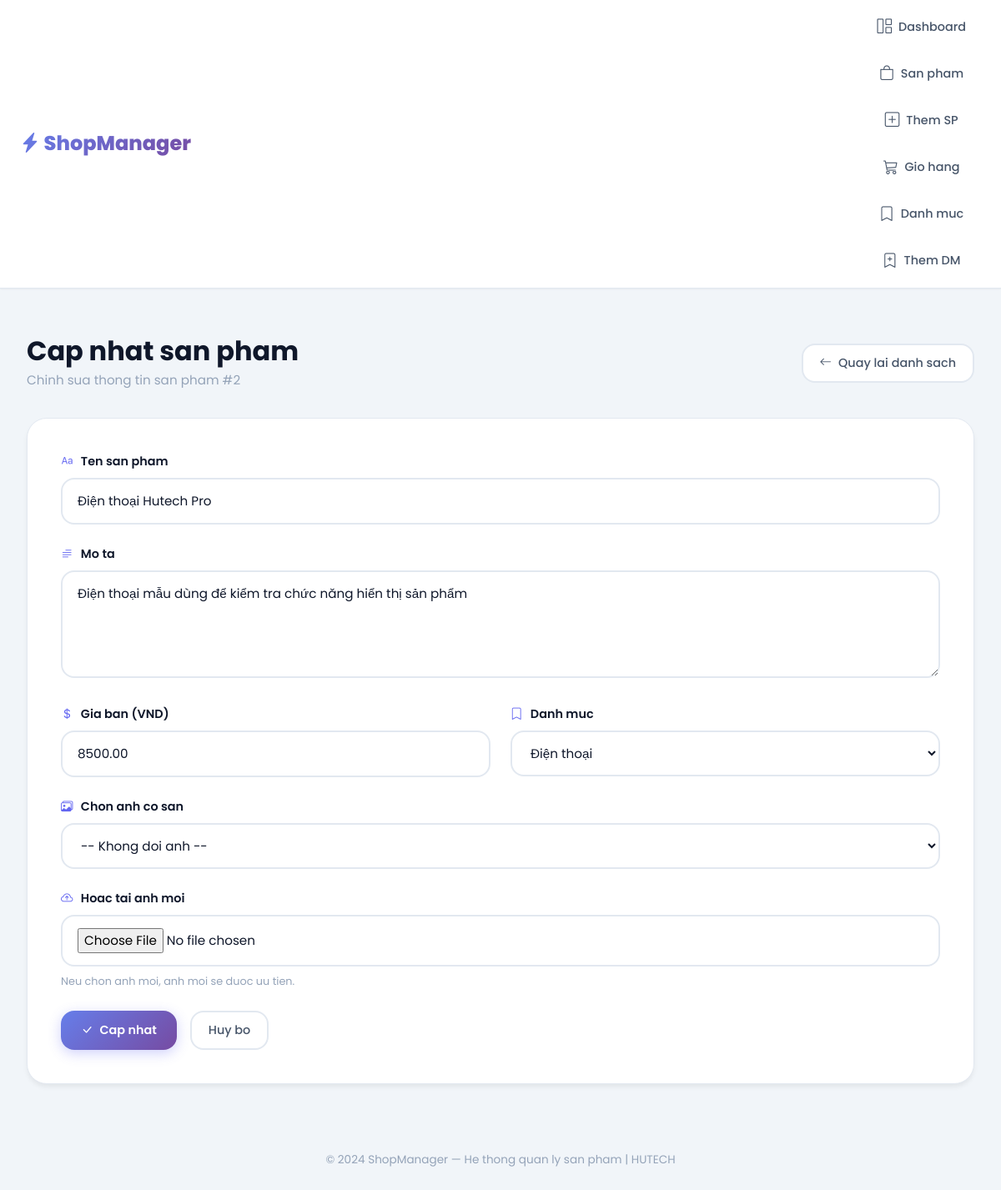
/Product/edit/2, run on the app's committed database.
### tables this page shows
CREATE TABLE product (
    id INT AUTO_INCREMENT PRIMARY KEY,
    name VARCHAR(100) NOT NULL,
    description TEXT,
    price DECIMAL(10,2) NOT NULL,
    image VARCHAR(255) DEFAULT NULL,
    category_id INT,
    FOREIGN KEY (category_id) REFERENCES category(id) ON DELETE CASCADE
);

CREATE TABLE category (
    id INT AUTO_INCREMENT PRIMARY KEY,
    name VARCHAR(100) NOT NULL,
    description TEXT
);

### index.php (called while the page is built, shortened)
<?php
function url($path = '')
{
    return BASE_URL . '/' . ltrim($path, '/');
}
$url = $_GET['url'] ?? '';
$url = rtrim($url, '/');
$url = filter_var($url, FILTER_SANITIZE_URL);
$url = explode('/', $url);
$action = isset($url[1]) && $url[1] != ''
    ? $url[1]
    : 'index';
$controller = new $controllerName();
call_user_func_array([$controller, $action], array_slice($url, 2));

### app/config/database.php (called while the page is built, shortened)
<?php
class Database
{
    private $host = "localhost";
    private $db_name = "my_store";
    private $username = "root";
    private $password = "";
    public function getConnection()
    {
        $this->conn = null;
        try {
            $this->conn = new PDO(
                "mysql:host=" . $this->host . ";dbname=" . $this->db_name,
                $this->username,
                $this->password
            );
            $this->conn->exec("set names utf8");
            $this->conn->setAttribute(PDO::ATTR_ERRMODE, PDO::ERRMODE_EXCEPTION);
        } catch (PDOException $exception) {
            echo "Connection error: " . $exception->getMessage();
        }
        return $this->conn;
    }
}

### app/models/ProductModel.php (called while the page is built, shortened)
<?php
class ProductModel
{
    private $conn;
    private $table_name = "product";
    public function __construct($db)
    {
        $this->conn = $db;
    }
    public function getProductById($id)
    {
        $query = "SELECT p.*, c.name AS category_name
                  FROM " . $this->table_name . " p
                  LEFT JOIN category c ON p.category_id = c.id
                  WHERE p.id = :id";
        $stmt = $this->conn->prepare($query);
        $stmt->bindParam(':id', $id);
        $stmt->execute();
        return $stmt->fetch(PDO::FETCH_OBJ);
    }
}

### app/models/CategoryModel.php (called while the page is built, shortened)
<?php
class CategoryModel
{
    private $conn;
    private $table_name = "category";
    public function __construct($db)
    {
        $this->conn = $db;
    }
    public function getCategories()
    {
        $query = "SELECT id, name, description FROM " . $this->table_name . " ORDER BY id DESC";
        $stmt = $this->conn->prepare($query);
        $stmt->execute();
        return $stmt->fetchAll(PDO::FETCH_OBJ);
    }
}

### app/views/product/edit.php (the view, shortened to what this page needs)
<?php include 'app/views/shares/header.php'; ?>
<div class="page-header d-flex flex-wrap justify-content-between align-items-center gap-3">
    <div>
        <h1>Cap nhat san pham</h1>
        <p>Chinh sua thong tin san pham #<?php echo $product->id; ?></p>
    </div>
    <a href="<?php echo url('Product'); ?>" class="btn-secondary-custom">
        <i class="bi bi-arrow-left"></i> Quay lai danh sach
    </a>
</div>
<div class="form-modern">
    <form method="POST" action="<?php echo url('Product/update'); ?>" enctype="multipart/form-data">
        <div class="form-group-modern">
            <label><i class="bi bi-type"></i> Ten san pham</label>
            <input type="text" class="form-input" name="name"
                   value="<?php echo htmlspecialchars($product->name, ENT_QUOTES, 'UTF-8'); ?>" required>
        </div>
        <div class="form-group-modern">
            <label><i class="bi bi-text-paragraph"></i> Mo ta</label>
            <textarea class="form-input" name="description" rows="4"
                      required><?php echo htmlspecialchars($product->description, ENT_QUOTES, 'UTF-8'); ?></textarea>
        </div>
        <div class="form-row">
            <div class="form-group-modern">
                <label><i class="bi bi-currency-dollar"></i> Gia ban (VND)</label>
                <input type="number" class="form-input" name="price" step="0.01"
                       value="<?php echo htmlspecialchars($product->price, ENT_QUOTES, 'UTF-8'); ?>" required>
            </div>
            <div class="form-group-modern">
                <label><i class="bi bi-bookmark"></i> Danh muc</label>
                <select class="form-input" name="category_id" required>
                    <?php foreach ($categories as $category) : ?>
                        <option value="<?php echo $category->id; ?>"
                            <?php echo ($category->id == $product->category_id) ? 'selected' : ''; ?>>
                            <?php echo htmlspecialchars($category->name, ENT_QUOTES, 'UTF-8'); ?>
                        </option>
                    <?php endforeach; ?>
                </select>
            </div>
        </div>
        <div class="form-group-modern">
            <label><i class="bi bi-images"></i> Chon anh co san</label>
            <select class="form-input" name="existing_image">
                <option value="">-- Khong doi anh --</option>
            </select>
        </div>
        <div class="form-group-modern">
            <label><i class="bi bi-cloud-arrow-up"></i> Hoac tai anh moi</label>
            <input type="file" class="form-input" name="image" accept="image/*">
            <div class="form-hint">Neu chon anh moi, anh moi se duoc uu tien.</div>
        </div>
        <div class="d-flex gap-3 mt-4">
            <button type="submit" class="btn-primary-custom">
                <i class="bi bi-check-lg"></i> Cap nhat
            </button>
            <a href="<?php echo url('Product'); ?>" class="btn-secondary-custom">
                Huy bo
            </a>
        </div>
    </form>
</div>
<?php include 'app/views/shares/footer.php'; ?>

### public/assets/style.css (style rules this page uses)
:root { --primary: #6366f1; --primary-dark: #4f46e5; --primary-gradient: linear-gradient(135deg, #667eea 0%, #764ba2 100%); --accent: #f59e0b; --accent-gradient: linear-gradient(135deg, #f59e0b, #ef4444); --success: #10b981; --danger: #ef4444; --warning: #f59e0b; --info: #06b6d4; --bg-main: #f1f5f9; --bg-white: #ffffff; --bg-glass: rgba(255, 255, 255, 0.85); --text-primary: #0f172a; --text-secondary: #475569; --text-muted: #94a3b8; --border: #e2e8f0; --shadow-xs: 0 1px 2px rgba(0,0,0,0.05); --shadow-sm: 0 4px 6px -1px rgba(0,0,0,0.07); --shadow-md: 0 10px 25px -5px rgba(0,0,0,0.1); --shadow-lg: 0 25px 50px -12px rgba(0,0,0,0.15); --radius: 16px; --radius-lg: 24px; --radius-full: 9999px; --transition: all 0.3s cubic-bezier(0.4, 0, 0.2, 1); }
* { margin: 0; padding: 0; box-sizing: border-box; }
body { font-family: 'Poppins', sans-serif; background: var(--bg-main); color: var(--text-primary); line-height: 1.6; overflow-x: hidden; }
.page-header { padding: 2rem 0; }
.page-header h1 { font-size: 2rem; font-weight: 700; color: var(--text-primary); margin-bottom: 0.25rem; }
.page-header p { color: var(--text-muted); font-size: 0.95rem; margin: 0; }
.btn-primary-custom { background: var(--primary-gradient); border: none; color: #fff; font-weight: 600; padding: 12px 24px; border-radius: var(--radius); box-shadow: 0 4px 15px rgba(99, 102, 241, 0.3); transition: var(--transition); text-decoration: none; display: inline-flex; align-items: center; gap: 8px; font-size: 0.9rem; }
.btn-secondary-custom { background: var(--bg-white); border: 2px solid var(--border); color: var(--text-secondary); font-weight: 500; padding: 10px 20px; border-radius: var(--radius); transition: var(--transition); text-decoration: none; display: inline-flex; align-items: center; gap: 8px; font-size: 0.9rem; }
.form-modern { background: var(--bg-white); border-radius: var(--radius-lg); border: 1px solid var(--border); box-shadow: var(--shadow-sm); padding: 2.5rem; }
.form-group-modern { margin-bottom: 1.5rem; }
.form-group-modern label { display: block; font-weight: 600; font-size: 0.9rem; color: var(--text-primary); margin-bottom: 0.5rem; }
.form-group-modern label i { color: var(--primary); margin-right: 6px; }
.form-input { width: 100%; padding: 14px 18px; border: 2px solid var(--border); border-radius: var(--radius); font-family: 'Poppins', sans-serif; font-size: 0.95rem; color: var(--text-primary); background: var(--bg-white); transition: var(--transition); }
.form-input::placeholder { color: var(--text-muted); }
.form-hint { font-size: 0.8rem; color: var(--text-muted); margin-top: 0.5rem; }
.form-row { display: grid; grid-template-columns: 1fr 1fr; gap: 1.5rem; }
.card-modern, .stat-box, .product-card, .form-modern, .detail-info { animation: fadeIn 0.4s ease forwards; }

### data on the page
product: id "2", name "Điện thoại Hutech Pro", description "Điện thoại mẫu dùng để kiểm tra chức năng hiển thị sản phẩm", price "8500.00", category_id "Điện thoại"
